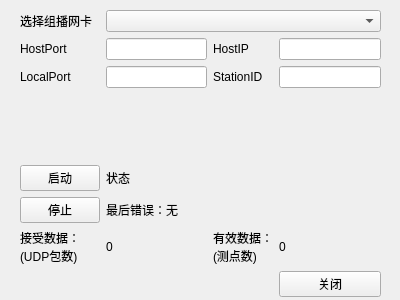
<?xml version="1.0" encoding="UTF-8"?>
<ui version="4.0">
 <class>SimDriverUI</class>
 <widget class="QWidget" name="SimDriverUI">
  <property name="geometry">
   <rect>
    <x>0</x>
    <y>0</y>
    <width>400</width>
    <height>300</height>
   </rect>
  </property>
  <property name="windowTitle">
   <string>Form</string>
  </property>
  <widget class="QWidget" name="gridLayoutWidget">
   <property name="geometry">
    <rect>
     <x>10</x>
     <y>0</y>
     <width>381</width>
     <height>307</height>
    </rect>
   </property>
   <layout class="QGridLayout" name="gridLayout">
    <property name="leftMargin">
     <number>10</number>
    </property>
    <property name="topMargin">
     <number>10</number>
    </property>
    <property name="rightMargin">
     <number>10</number>
    </property>
    <property name="bottomMargin">
     <number>10</number>
    </property>
    <item row="9" column="4">
     <widget class="QPushButton" name="pbClose">
      <property name="text">
       <string>关闭</string>
      </property>
     </widget>
    </item>
    <item row="4" column="2" colspan="3">
     <widget class="QLabel" name="lbState">
      <property name="text">
       <string>状态</string>
      </property>
     </widget>
    </item>
    <item row="6" column="2">
     <widget class="QLabel" name="lbReceiveDataN">
      <property name="text">
       <string>0</string>
      </property>
     </widget>
    </item>
    <item row="6" column="3">
     <widget class="QLabel" name="lbAcceptData">
      <property name="text">
       <string>有效数据：
(测点数)</string>
      </property>
     </widget>
    </item>
    <item row="6" column="0">
     <widget class="QLabel" name="lbReceiveData">
      <property name="text">
       <string>接受数据：
(UDP包数)</string>
      </property>
     </widget>
    </item>
    <item row="6" column="4">
     <widget class="QLabel" name="lbAcceptDataN">
      <property name="text">
       <string>0</string>
      </property>
     </widget>
    </item>
    <item row="3" column="2">
     <spacer name="verticalSpacer">
      <property name="orientation">
       <enum>Qt::Vertical</enum>
      </property>
      <property name="sizeHint" stdset="0">
       <size>
        <width>20</width>
        <height>40</height>
       </size>
      </property>
     </spacer>
    </item>
    <item row="4" column="0">
     <widget class="QPushButton" name="pbStart">
      <property name="text">
       <string>启动</string>
      </property>
     </widget>
    </item>
    <item row="5" column="0">
     <widget class="QPushButton" name="pbStop">
      <property name="text">
       <string>停止</string>
      </property>
     </widget>
    </item>
    <item row="5" column="2" colspan="3">
     <widget class="QLabel" name="lbLastError">
      <property name="text">
       <string>最后错误：无</string>
      </property>
     </widget>
    </item>
    <item row="0" column="2" colspan="3">
     <widget class="QComboBox" name="cbInterface"/>
    </item>
    <item row="1" column="0">
     <widget class="QLabel" name="lbHostPort">
      <property name="text">
       <string>HostPort</string>
      </property>
     </widget>
    </item>
    <item row="2" column="0">
     <widget class="QLabel" name="lbPort">
      <property name="text">
       <string>LocalPort</string>
      </property>
     </widget>
    </item>
    <item row="0" column="0">
     <widget class="QLabel" name="lbInterface">
      <property name="text">
       <string>选择组播网卡</string>
      </property>
     </widget>
    </item>
    <item row="2" column="2">
     <widget class="QLineEdit" name="leLocalPort"/>
    </item>
    <item row="2" column="3">
     <widget class="QLabel" name="lbStationID">
      <property name="text">
       <string>StationID</string>
      </property>
     </widget>
    </item>
    <item row="2" column="4">
     <widget class="QLineEdit" name="leStationID"/>
    </item>
    <item row="1" column="2">
     <widget class="QLineEdit" name="leHostPort">
      <property name="enabled">
       <bool>true</bool>
      </property>
     </widget>
    </item>
    <item row="1" column="3">
     <widget class="QLabel" name="lbHostIP">
      <property name="text">
       <string>HostIP</string>
      </property>
     </widget>
    </item>
    <item row="1" column="4">
     <widget class="QLineEdit" name="leHostIP">
      <property name="enabled">
       <bool>true</bool>
      </property>
     </widget>
    </item>
   </layout>
  </widget>
 </widget>
 <resources/>
 <connections/>
</ui>
